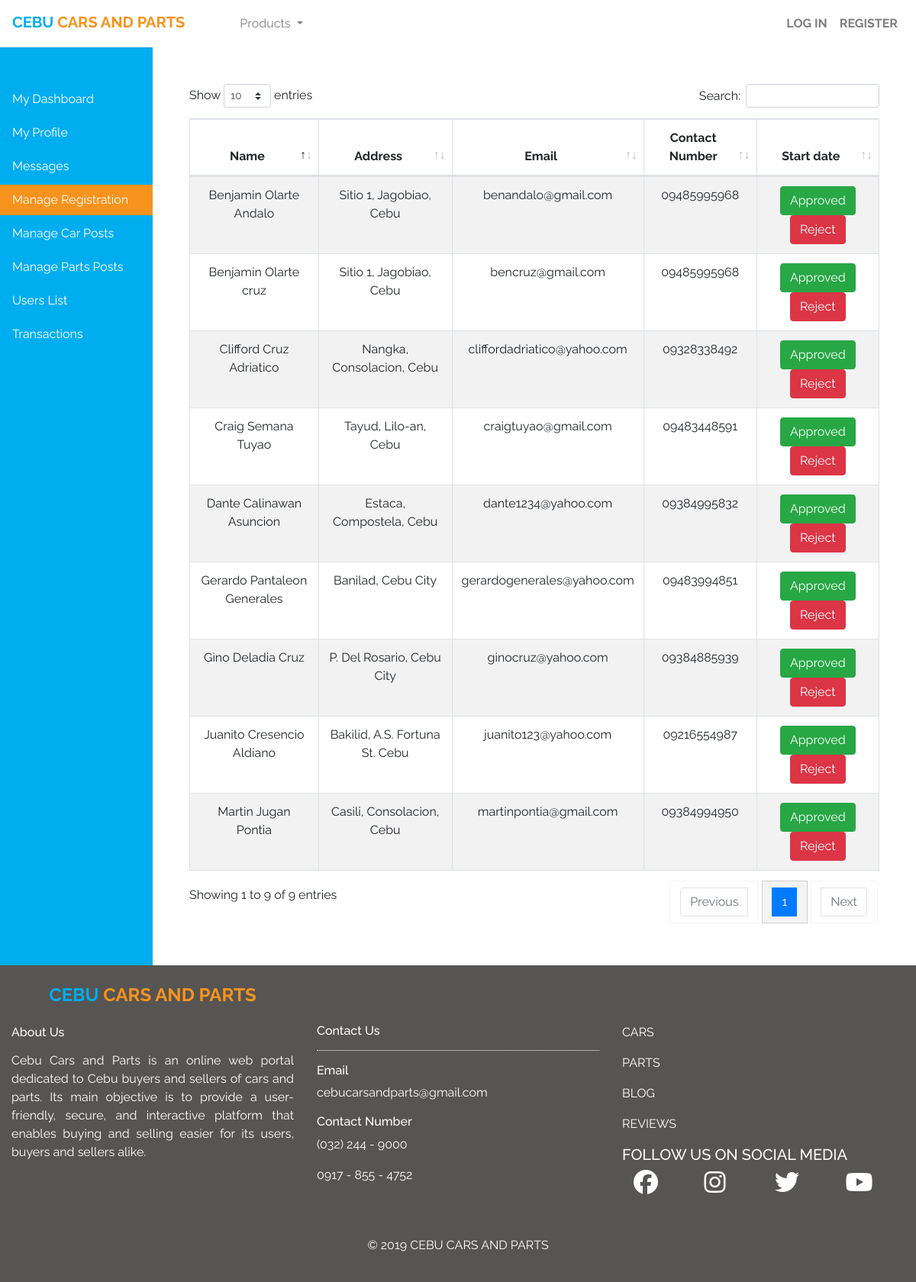
The app's page /index.php/users/manage_account, older data.
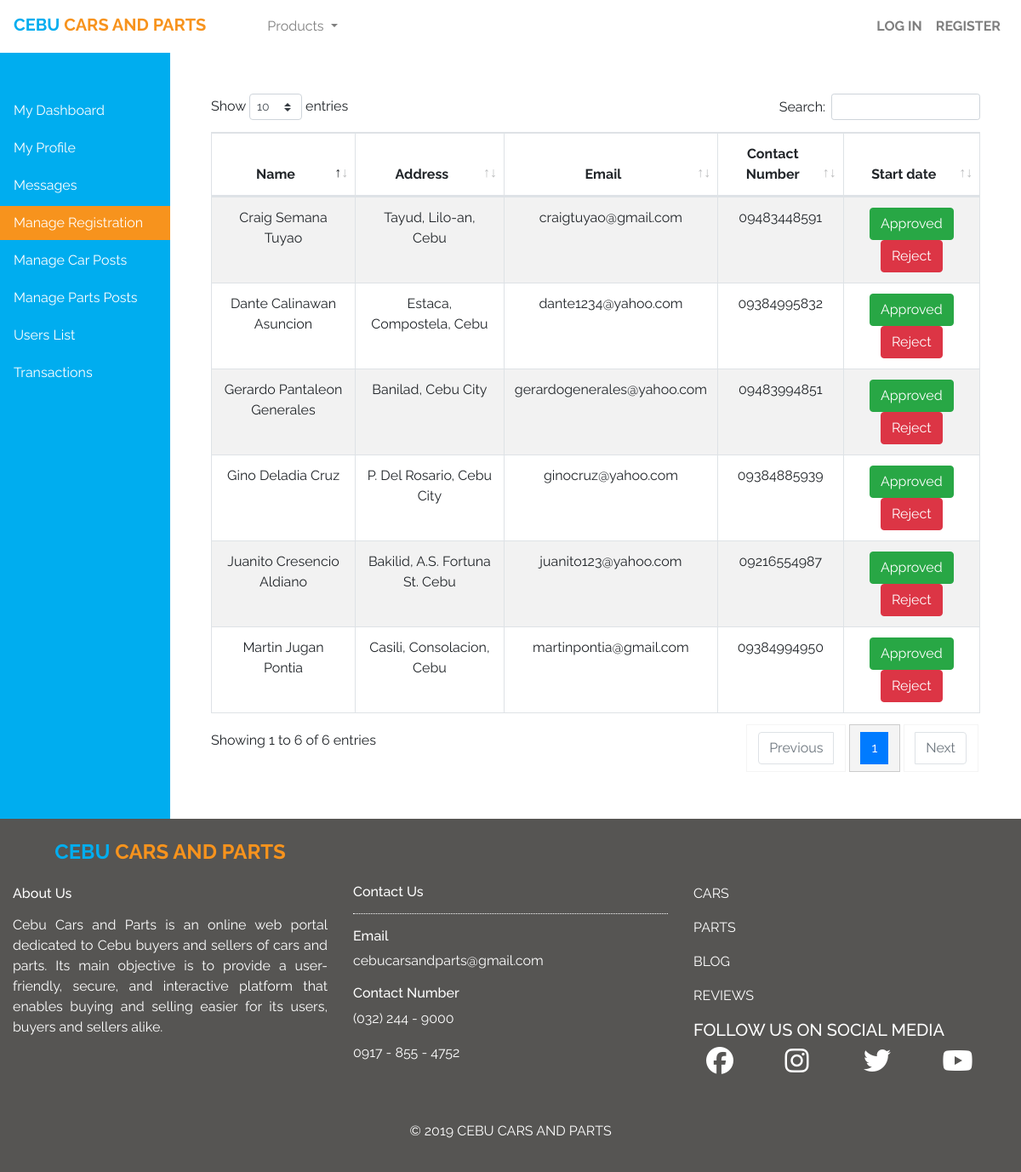
The same page, newer data.
### tables this page shows
CREATE TABLE `users` (
  `user_id` int(11) NOT NULL,
  `email` varchar(255) NOT NULL,
  `password` varchar(255) NOT NULL,
  `fname` varchar(255) NOT NULL,
  `mname` varchar(255) NOT NULL,
  `lname` varchar(255) NOT NULL,
  `address` varchar(255) NOT NULL,
  `contact` varchar(12) NOT NULL,
  `user_type` enum('admin','user') NOT NULL,
  `status` enum('Approved','Declined','Pending') NOT NULL DEFAULT 'Declined',
  `date_registered` timestamp NOT NULL DEFAULT CURRENT_TIMESTAMP
);

### application/controllers/Users.php (called while the page is built, shortened)
<?php
	class Users extends CI_Controller {
		public function manage_account() {
			$data['users'] = $this->user_model->get_pending_users();
			$this->load->view('templates/header');
			$this->load->view('users/manage_account', $data);
			$this->load->view('templates/footer');
		}
	}

### index.php (called while the page is built, shortened)
<?php
require_once BASEPATH.'core/CodeIgniter.php';

### application/models/User_model.php (called while the page is built, shortened)
<?php
	class User_model extends CI_Model {
		public function get_pending_users(){
			$result  = $this->db->get_where('users', array('status' => 'Pending'));
			return $result;
		}
	}

### application/views/users/manage_account.php (the view)
<div class="container-fluid table-responsive" id="table-container1">
  <div class="row">
    <div class="col-md admin-sidebar pt-5 pl-0 pr-0">
      <a class="nav-link rounded-0 mb-1" href="<?php echo base_url(); ?>admindashboard">My Dashboard</a>
      <a class="nav-link rounded-0 mb-1" href="<?php echo base_url(); ?>adminprofile">My Profile</a>
      <a class="nav-link rounded-0 mb-1" href="<?php echo base_url(); ?>chat1">Messages</a>
      <a class="nav-link rounded-0 link-active mb-1" href="<?php echo base_url(); ?>users/manage_account">Manage Registration</a>
      <a class="nav-link rounded-0 mb-1" href="<?php echo base_url(); ?>Carslisting/manage_cars">Manage Car Posts</a>
      <a class="nav-link rounded-0 mb-1" href="<?php echo base_url(); ?>Partslisting/manage_parts">Manage Parts Posts</a>
      <a class="nav-link rounded-0 mb-1" href="<?php echo base_url(); ?>users/administer_accounts">Users List</a>
      <a class="nav-link rounded-0 mb-1 disabled" href="<?php echo base_url(); ?>admintransactions">Transactions</a>
    </div>
    <div class="col-md-10 p-5">
      <table id="users-table" class="display table table-striped table-bordered text-center" style="width:100%">
        <thead>
          <tr>
            <th>Name</th>
            <th>Address</th>
            <th>Email</th>
            <th>Contact Number</th>
            <th>Start date</th>
          </tr>
        </thead>
        <tbody>
        <?php
          if ($users->num_rows() > 0) {
            foreach ($users->result() as $row) {
        ?>
          <tr>
            <td><?php echo $row->fname . " " . $row->mname . " " .$row->lname; ?></td>
            <td><?php echo $row->address; ?></td>
            <td><?php echo $row->email; ?></td>
            <td><?php echo $row->contact; ?></td>
            <td>
              <a href="<?php echo base_url() . "users/user_approve/" . $row->user_id ?>" name="" id="" class="btn btn-success">Approved</a>
              <a href="<?php echo base_url() . "users/user_decline/" . $row->user_id ?>" name="" id="" class="btn btn-danger">Reject</a>
            </td>
          </tr>
        <?php
            }
          }
        ?>
        </tbody>
      </table>
    </div>
  </div>
</div>

Row changes from the older to the newer data that the page shows:
no longer on this page (row edited): users: fname "Clifford", mname "Cruz", lname "Adriatico", address "Nangka, Consolacion, Cebu", email "cliffordadriatico@yahoo.com", contact "09328338492"
no longer on this page (row edited): users: fname "Benjamin", mname "Olarte", lname "Andalo", address "Sitio 1, Jagobiao, Cebu", email "benandalo@gmail.com", contact "09485995968"
no longer on this page (row edited): users: fname "Benjamin", mname "Olarte", lname "cruz", address "Sitio 1, Jagobiao, Cebu", email "bencruz@gmail.com", contact "09485995968"
Text that changed along with them:
text written by a page script: "Show entries Search: Showing 1 to 9 of 9 entries Previous 1 Next" → "Show entries Search: Showing 1 to 6 of 6 entries Previous 1 Next"
